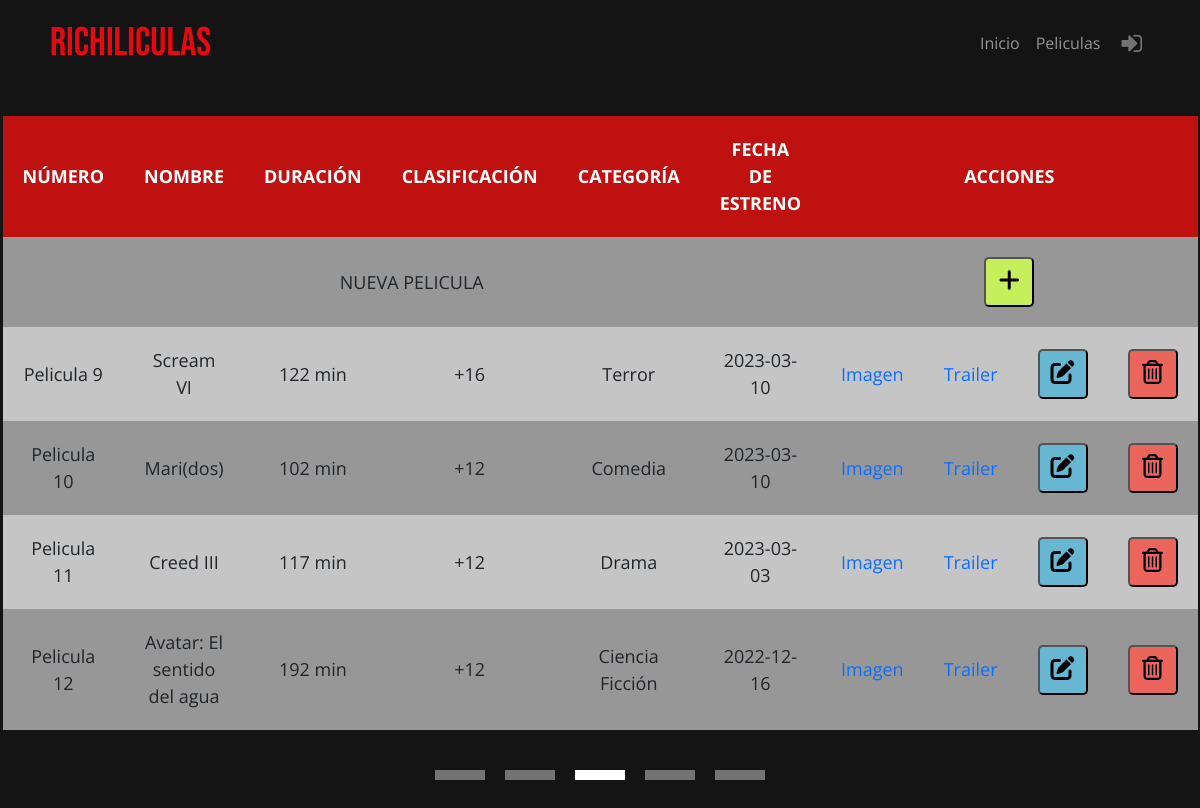
Page /controlador/admin/controlador_admin_peliculas.php?pagina_pelicula=3 on the committed database.
### tables this page shows
CREATE TABLE `pelicula` (
  `id_pelicula` smallint(6) NOT NULL,
  `nombre` varchar(200) NOT NULL,
  `imagen` varchar(200) DEFAULT NULL,
  `sinopsis` varchar(2000) DEFAULT NULL,
  `duracion` smallint(6) NOT NULL,
  `url` varchar(1000) DEFAULT NULL,
  `clasificacion` enum('TP','+7','+12','+16','+18') NOT NULL,
  `categoria` enum('Acción','Aventuras','Ciencia Ficción','Comedia','No-Ficción','Drama','Documental','Fantasía','Musical','Suspense','Terror','Thriller','Animación','Infantil') NOT NULL,
  `fecha_estreno` date DEFAULT NULL
);

### modelo/conexion.php (called while the page is built)
<?php
class Conexion
{
    private $servidor = "localhost";
    private $usuario = "root";
    private $clave = "";
    private $dbname = "cine";
    function conex()
    {
        try {
            return new PDO("mysql:host=$this->servidor;dbname=$this->dbname;charset=utf8", $this->usuario, $this->clave);
        } catch (PDOException $e) {
            return "Error" . $e->getMessage();
        }
    }
}
?>

### modelo/paginacion.php (called while the page is built, shortened)
<?php
include_once("conexion.php");
class Paginacion extends Conexion
{
    private $pagactual;
    private $resultadoporpag;
    private $indice;
    private $totalpag;
    private $conexion;
    private $tabla;
    function __construct($resultadoporpag, $tabla)
    {
        $this->tabla = $tabla;
        $this->conexion = parent::conex();
        $this->resultadoporpag = $resultadoporpag;
        $this->indice = 0;
        $this->pagactual = 1;
        $this->conexion = parent::conex();
        $this->calcularPag();
    }
    function calcularPag()
    {
        if ($this->tabla == 'pelicula' || $this->tabla == 'pelicula_admin') {
            $stmt = $this->conexion->prepare("SELECT COUNT(DISTINCT pelicula.id_pelicula) as total FROM pelicula;");
        } elseif ($this->tabla == 'sala') {
            $stmt = $this->conexion->prepare("SELECT COUNT(DISTINCT sala.id_sala) as total FROM sala;");
        }elseif ($this->tabla == 'usuario') {
            $stmt = $this->conexion->prepare("SELECT COUNT(DISTINCT usuario.id_usuario) as total FROM usuario;");
        }elseif ($this->tabla == 'entradas') {
            $stmt = $this->conexion->prepare("SELECT COUNT(DISTINCT reserva.id_reserva) as total FROM reserva;");
        }
        $stmt->execute();
        $this->numresultados = $stmt->fetch(PDO::FETCH_OBJ)->total;
        $this->totalpag = $this->numresultados / $this->resultadoporpag;
        if ($this->tabla == 'pelicula') {
            if (isset($_GET['pagina'])) {
                if (is_numeric($_GET['pagina'])) {
                    $this->pagactual = $_GET['pagina'];
                } else {
                    $this->pagactual = 1;
                }
                $this->indice = ($this->pagactual - 1) * ($this->resultadoporpag);
            }
        }  elseif ($this->tabla == 'pelicula_admin') {
            if (isset($_GET['pagina_pelicula'])) {
                if (is_numeric($_GET['pagina_pelicula'])) {
                    $this->pagactual = $_GET['pagina_pelicula'];
                } else {
                    $this->pagactual = 1;
                }
                $this->indice = ($this->pagactual - 1) * ($this->resultadoporpag);
            }
        }
    }
    function mostrar()
    {
        try {
            if ($this->tabla == 'pelicula' || $this->tabla == 'pelicula_admin') {
                $stmt = $this->conexion->prepare("SELECT DISTINCT id_pelicula, nombre,imagen,sinopsis,duracion, url, clasificacion,categoria, fecha_estreno FROM pelicula ORDER BY fecha_estreno DESC, id_pelicula ASC LIMIT $this->indice, $this->resultadoporpag;");
            } elseif ($this->tabla == 'sala') {
                $stmt = $this->conexion->prepare("SELECT DISTINCT id_sala,descripcion,capacidad,habilitada,luxury FROM sala ORDER BY id_sala LIMIT $this->indice, $this->resultadoporpag;");
            } elseif ($this->tabla == 'usuario') {
                $stmt = $this->conexion->prepare("SELECT DISTINCT id_usuario,nombre,apellido,correo,contrasena,rol FROM usuario ORDER BY id_usuario LIMIT $this->indice, $this->resultadoporpag;");
            }
            $stmt->execute();
            $registroarray = $stmt->fetchAll(PDO::FETCH_ASSOC);
            return $registroarray;
        } catch (PDOException $e) {
            echo "Error" . $e->getMessage();
        }
    }
    function numeritos()
    {
        $array = array();
        for ($i = 0; $i < $this->totalpag; $i++) {
            $array[] = $i + 1;
        }
        return $array;
    }
}

### vista/pelicula/pelicula_admin.php (the view, shortened to what this page needs)
<!DOCTYPE html>
<html lang="en">
<head>
    <link rel="stylesheet" href="vista/css/tablasAdmin.css">
    <link rel="stylesheet" href="vista/css/estilos.css">
    <link href="https://cdn.jsdelivr.net/npm/bootstrap@5.3.0-alpha1/dist/css/bootstrap.min.css" rel="stylesheet">
</head>
<body>
    <?php
    include "vista/menu.php";
    ?>
    <table id='table'>
        <thead>
            <th data-titulo='Número'>NÚMERO</th>
            <th data-titulo='Nombre'>NOMBRE</th>
            <th data-titulo='Duración'>DURACIÓN</th>
            <th data-titulo='Clasificación'>CLASIFICACIÓN</th>
            <th data-titulo='Categoria'>CATEGORÍA</th>
            <th data-titulo='Fecha de estreno'>FECHA DE ESTRENO</th>
            <th data-titulo='acciones' colspan="4">ACCIONES</th>
        </thead>
        <tr>
            <td colspan="6">NUEVA PELICULA</td>
            <td colspan="4">
                <form method="post" action="index.php">
                    <button class="insert" name="nueva_pelicula" title="Añadir"><i class='fas fa-plus' style='font-size:24px'></i></button>
                </form>
            </td>
        </tr>
        <?php
        foreach ($arraypeliculaspaginado_pelicula as $row) {
        ?>
            <tr>
                <td data-titulo='Número'><?php echo 'Pelicula ' . $row['id_pelicula'] ?></td>
                <td data-titulo='Nombre'><?php echo $row['nombre'] ?></td>
                <td data-titulo='Duración'><?php echo $row['duracion'] . ' min' ?></td>
                <td data-titulo='Clasificación'><?php echo $row['clasificacion'] ?></td>
                <td data-titulo='Categoria'><?php echo $row['categoria'] ?></td>
                <td data-titulo='Fecha de estreno'><?php echo $row['fecha_estreno'] ?></td>
                <td>
                    <?php if ($row['imagen'] != null) { ?>
                        <a href="vista/fotos/<?php echo $row['imagen'] ?>" target="_blank" style="text-decoration: none">Imagen</a>
                    <?php } else { ?>
                    <?php } ?>
                </td>
                <td>
                    <?php if ($row['url'] != null) { ?>
                        <a href="<?php echo 'https://www.youtube.com/embed/' . $row['url'] ?>" target="_blank" style="text-decoration: none">Trailer</a>
                    <?php } else { ?>
                    <?php } ?>
                </td>
                <td>
                    <form method="post" action="index.php">
                        <button class="edit" name="editar_pelicula" title="Editar"><i class='fas fa-edit' style='font-size:24px'></i></button>
                    </form>
                </td>
                <td>
                    <form method="post" action="index.php">
                        <button class="trash" name="borrar_peli" title="Borrar"><i class='far fa-trash-alt' style='font-size:24px'></i></button>
                    </form>
                </td>
            </tr>
        <?php
        }
        ?>
    </table>
    <div id='contain'>
        <div id='dentro' style="margin-top: 0px; margin-bottom:40px">
            <?php
            foreach ($num_pelicula as $a) {
                if (isset($_GET["pagina_pelicula"])) {
                    if ($_GET["pagina_pelicula"] == $a) {
            ?>
                        <a href='?pagina_pelicula=<?= ($a) ?>'>
                            <div id='colorea' class='dentro'></div>
                        </a>
                    <?php
                    } else {
                    ?>
                        <a href='?pagina_pelicula=<?= ($a) ?>'>
                            <div class='dentro'></div>
                        </a>
                    <?php
                    }
                }
            }
            ?>
        </div>
    </div>
</body>
</html>

### vista/css/tablasAdmin.css (style rules this page uses)
table { background-color: white; text-align: center; border-collapse: collapse; margin: 0 auto; font-size: 18px; width: 90%; margin-top: 30px; }
th, td { padding: 20px; }
th { background-color: #c01111; border-bottom: solid 5px #0F362D; color: white; }
tr:nth-child(even) { background-color: #c5c5c5; }
tr:nth-child(odd) { background-color: rgb(151, 151, 151); }
button.edit { background-color: #67b7d2; border-radius: 5px; width: 50px; height: 50px; }
button.trash { background-color: #ec655c; border-radius: 5px; width: 50px; height: 50px; }
button.insert { background-color: #c7ee5b; border-radius: 5px; width: 50px; height: 50px; }

### vista/css/estilos.css (style rules this page uses)
:root { --rojo: #E50914; --fondo: #141414; }
* { margin: 0; padding: 0; box-sizing: border-box; }
body { background: var(--fondo); font-family: 'Open Sans', sans-serif; }
#contain { margin-top: 40px; background-color: transparent; display: flex; justify-content: center; align-items: center; }
#dentro { background-color: transparent; position: relative; width: 50%; margin: 0; display: flex; justify-content: center; align-items: center; gap: 20px 20px; flex-wrap: wrap; }
#dentro a { text-decoration: none; }
.dentro { background-color: #737373; color: white; width: 50px; height:10px; display: flex; text-align: center; justify-content: center; align-items: center; }
#colorea { background-color: white; color: white; font-weight: bold; }

### rows in the picture
pelicula: id_pelicula "9", nombre "Scream VI", duracion "122", clasificacion "+16", categoria "Terror", fecha_estreno "2023-03-10"
pelicula: id_pelicula "10", nombre "Mari(dos)", duracion "102", clasificacion "+12", categoria "Comedia", fecha_estreno "2023-03-10"
pelicula: id_pelicula "11", nombre "Creed III", duracion "117", clasificacion "+12", categoria "Drama", fecha_estreno "2023-03-03"
pelicula: id_pelicula "12", nombre "Avatar: El sentido del agua", duracion "192", clasificacion "+12", categoria "Ciencia Ficción", fecha_estreno "2022-12-16"
